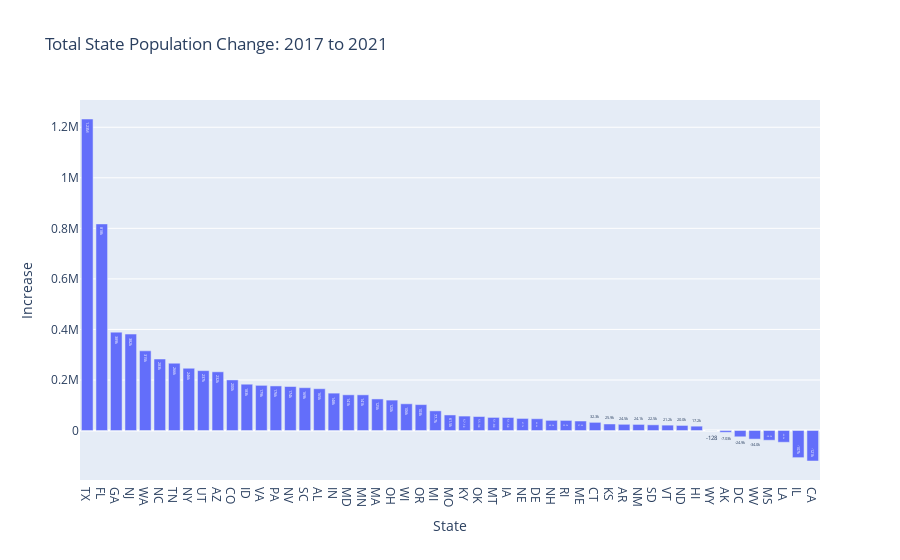

The notebook cell saved with this chart:
### Code cell
# plot bar chart

fig = px.bar(pop_chg_st,
             x='state_alpha',
             y='change',
             text_auto='.3s',
             labels={"change": "Increase","state_alpha": "State"},
             title="Total State Population Change: 2017 to 2021", height=600)

fig.show()

### Figure 1 — Plotly figure (JSON) as saved in the notebook; plotly's stock layout.template omitted (floating-point values rounded to 4 significant figures)
{"data": [{"alignmentgroup": "True", "hovertemplate": "State=%{x}<br>Increase=%{y}<extra></extra>", "legendgroup": "", "marker": {"color": "#636efa", "pattern": {"shape": ""}}, "name": "", "offsetgroup": "", "orientation": "v", "showlegend": false, "textposition": "auto", "texttemplate": "%{y:.3s}", "type": "bar", "x": ["TX", "FL", "GA", "NJ", "WA", "NC", "TN", "NY", "UT", "AZ", "CO", "ID", "VA", "PA", "NV", "SC", "AL", "IN", "MD", "MN", "MA", "OH", "WI", "OR", "MI", "MO", "KY", "OK", "MT", "IA", "NE", "DE", "NH", "RI", "ME", "CT", "KS", "AR", "NM", "SD", "VT", "ND", "HI", "WY", "AK", "DC", "WV", "MS", "LA", "IL", "CA"], "xaxis": "x", "y": [1232668, 817515, 389236, 381605, 315330, 282929, 266419, 246341, 236933, 232308, 200184, 183208, 178687, 176415, 174086, 169437, 165391, 147907, 141261, 141160, 124934, 120367, 105722, 102530, 77697, 61517, 57126, 55323, 51789, 51529, 47745, 46561, 40205, 39937, 37635, 32300, 25864, 24546, 24093, 22508, 21226, 20006, 17160, -128, -7027, -24856, -34045, -38545, -46513, -107359, -120661], "yaxis": "y"}], "layout": {"autosize": true, "barmode": "relative", "legend": {"tracegroupgap": 0}, "title": {"text": "Total State Population Change: 2017 to 2021"}, "xaxis": {"anchor": "y", "autorange": true, "domain": [0, 1], "range": [-0.5, 50.5], "title": {"text": "State"}, "type": "category"}, "yaxis": {"anchor": "x", "autorange": true, "domain": [0, 1], "range": [-195800.0, 1308000.0], "title": {"text": "Increase"}, "type": "linear"}}}
